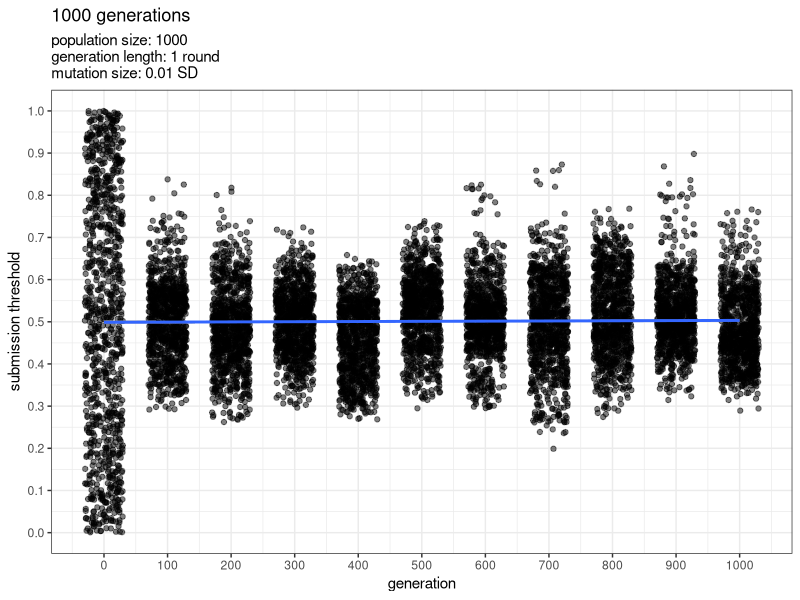

R code for this plot:
## Setup: load packages
library(reshape2)
library(ggplot2)

##---------------------------------------------------------------------##
## Model setup: initial parameters

# Payoffs:
payoff_RR <- 0.5  #payoff for a Registered Report (fixed)
payoff_normal_pos <- 1  #payoff for a positive result published as a normal paper
payoff_normal_neg <- 0  #payoff for a negative result published as a normal paper
cost_RR <- 0 #cost of conducting a RR (subtracted from payoff)
cost_normal <- 0 #cost of publishing a normal paper (subtracted from payoff)

# Error rates for hypothesis tests
# alpha_error <- 0  #alpha error, perhaps for later
# beta_error <- 0  #beta error, perhaps for later

# Population size & number of generations
researcher_ID <-  seq(1:1e3) # initialise researcher population & set pop size
generations <- 1e3 # set number of generations the model will loop through
generation_duration <- 1
mutation_sd <- .01

#-----------------------------------------------------------------------#
## Model setup: create dataframe

# Create an empty data frame w/ 1 column for researcher ID, one for the
# submission threshold of generation 0 and one for each subsequent 
# generation's submission threshold (hence "2 + generations")
df_loop <- as.data.frame(matrix(ncol = 2 + generations, 
                                nrow = length(researcher_ID)))

# Rename the submission threshold variables to 0 - 100
names(df_loop) <- c("researcher_ID", as.character(0:generations))

df_loop$researcher_ID <- researcher_ID # fill in the researcher ID column
df_loop$`0` <- runif(length(researcher_ID), 0,1) # initialise submission threshold of generation 0

#-----------------------------------------------------------------------#
## Here comes the loop:
for (i in 1:generations) {
  payoffs <- rep(0, length(researcher_ID))
  
  for (j in 1:generation_duration) {
  ## 1. Research phase
  
  # 1.1 Each researcher is assigned a hypothesis with a random prior probability 
  #     I made two versions: the first is a uniform distribution between 0 and 1,
  #     the second is a normal distribution with mean = .2, sd = .15, truncated
  #     to 0-1. Comment/un-comment depending on preference
  prior <- runif(length(researcher_ID), 0,1)
  # prior <- pmin(pmax(rnorm(length(researcher_ID), mean = .25, sd = 0.15), 0),1)
    # prior <- rep(1, length(researcher_ID))
  
  # 1.2 Researchers decide to run an RR or a normal study by comparing their
  #     current prior with their current submission threshold
  submit_as_RR <- ifelse(prior < df_loop[,1+i], 1, 0) 
  # mean(result) - sum(prior)X
  
  # 1.3 Researcheres test their hypotheses and get either a positive or a 
  #     negative result (based on their prior)
  result <- rbinom(length(prior), 1, prior)
  
  # 1.4 Researchers get a payoff depending on their chosen submission format
  #     and the result of their hypothesis test
  # payoffs = result
  # payoffs[submit_as_RR == 1] <- payoff_RR
  # 
  payoffs <- payoffs + ifelse(submit_as_RR == 1, payoff_RR-cost_RR,
                            ifelse(result == 1,
                                   payoff_normal_pos-cost_normal, payoff_normal_neg))

  }
  
  # 1.5 Researchers' fitness is calculated based on their payoff,
  #     relative to the population
  fitness <- payoffs/sum(payoffs)
  
  
  ## 2. Evolution phase
  
  # 2.1 Select whose submission threshold trait makes it into 
  #     the next generation, based on fitness
  evolved_submission_threshold <- sample(df_loop[,1+i], 
                                         size = length(researcher_ID), 
                                         replace = TRUE, prob = fitness)

  # 2.2 New submission thresholds mutate
  #     (change sd to change the size of mutations)
  evolved_submission_threshold <- evolved_submission_threshold + 
                                          rnorm(length(researcher_ID), 
                                                0, mutation_sd)
  
  # Truncate the mutated numbers so that they're between 0 and 1
  evolved_submission_threshold <- pmin(pmax(evolved_submission_threshold, 0), 1)
  
  # Put the new generations' evolved submission thresholds into the data frame:
  df_loop[,1+i+1] <- evolved_submission_threshold
}

#-----------------------------------------------------------------------#
# Turn the data frame into long format with numbers 0-100 for generation 
# and one variable for evolving submission thresholds
df_plot <- melt(df_loop,
                id.vars = "researcher_ID",
                variable.name = "generation",
                value.name = "submission_threshold")
df_plot$generation <- as.numeric(as.character(df_plot$generation))

eleven_generations <- seq(0, generations, generations/10)

df_plot_subset <- df_plot[df_plot$generation == eleven_generations[1] |
                       df_plot$generation == eleven_generations[2] |
                       df_plot$generation == eleven_generations[3] |
                       df_plot$generation == eleven_generations[4] |
                       df_plot$generation == eleven_generations[5] |
                       df_plot$generation == eleven_generations[6] |
                       df_plot$generation == eleven_generations[7] |
                       df_plot$generation == eleven_generations[8] |
                       df_plot$generation == eleven_generations[9] |
                       df_plot$generation == eleven_generations[10] |
                       df_plot$generation == eleven_generations[11], ]
##---------------------------------------------------------------------##
## Plot the submission thresholds of every 10th generation
# Basic plot setup:
basic_plot <- ggplot(df_plot_subset,
                     aes(x = generation,
                       y = submission_threshold,
                       # group = generation
                     )) +
  scale_x_continuous(breaks = seq(0, generations, generations / 10),
                     name = "generation") +
  scale_y_continuous(lim = c(0, 1),
                     breaks = seq(0, 1, .1),
                     name = "submission threshold") +
  theme_bw() +
  ggtitle(paste(generations, "generations", sep = " "),
          subtitle = paste("population size: ", length(researcher_ID), "\n", 
                           "generation length: ", generation_duration, 
                           ifelse(generation_duration ==1, " round", " rounds"), "\n",
                           "mutation size: ", mutation_sd, " SD",
                           sep = ""))

# Show plot with jitter and regression line:
basic_plot +
  geom_jitter(alpha = 0.5, width = generations*.03, height = .001) +
  geom_smooth(method = "lm", se = TRUE)




